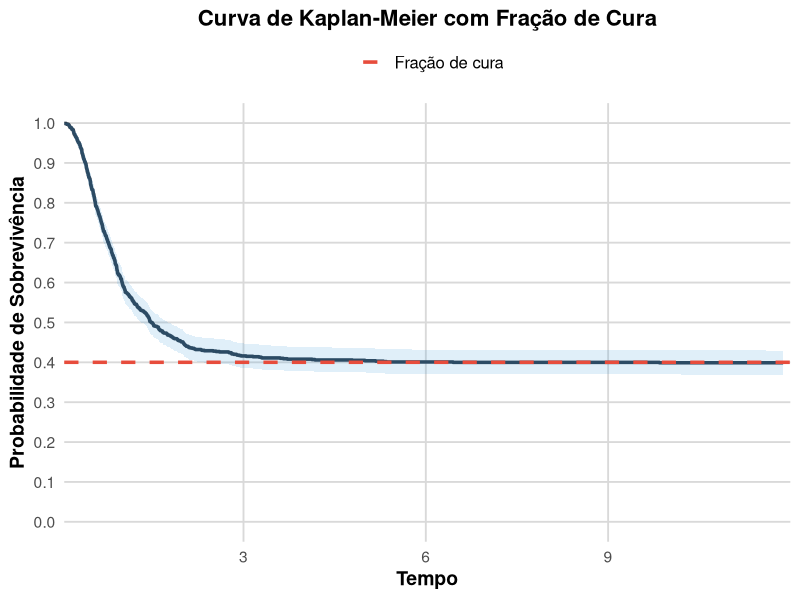

This figure's R source:
library(purrr)
library(rlang)
library(tibble)
library(survival)
library(ggplot2)
library(glue)

plot_kaplan <- function(dados, surv, ...) {
  cura_real <- surv(.Machine$double.xmax, ...)
  dados_surv <- Surv(time = dados$t, event = dados$delta)
  km_fit <- survfit(dados_surv ~ 1)

  km_data <- data.frame(
    time = km_fit$time,
    surv = km_fit$surv,
    upper = km_fit$upper,
    lower = km_fit$lower
  )

  ggplot(km_data, aes(x = time, y = surv)) +
    geom_step(linewidth = 1.2, color = "#2C3E50") +  # Azul escuro elegante
    geom_ribbon(aes(ymin = lower, ymax = upper), fill = "#3498DB", alpha = 0.15) +  # Azul leve para IC
    geom_hline(aes(yintercept = cura_real, color = "Fração de cura"), 
               linetype = "dashed", linewidth = 1.2) +
    scale_color_manual(values = c("Fração de cura" = "#E74C3C")) +  # Vermelho suave
    guides(color = guide_legend(title = "")) +
    labs(
      x = "Tempo",
      y = "Probabilidade de Sobrevivência",
      title = "Curva de Kaplan-Meier com Fração de Cura"
    ) +
    scale_y_continuous(limits = c(0, 1), n.breaks = 10) +
    scale_x_continuous(expand = expansion(mult = c(0, 0.01))) +
    theme_minimal(base_size = 14) +
    theme(
      plot.title = element_text(face = "bold", size = 16, hjust = 0.5),
      axis.title = element_text(face = "bold"),
      legend.position = "top",
      legend.text = element_text(size = 12),
      panel.grid.major = element_line(color = "gray85"),
      panel.grid.minor = element_blank()
    )
}

# Modelo Waring com ativação aleatória
surv_wfm_random <- function(G) {
  function(t, rho, a, ...) {
    cure <- rho / (a + rho)
    cure + (1 - cure) * (1 - G(t, ...))
  }
}
desity_wfm_random <- function(g) {
  function(t, rho, a, ...) {
    cure <- rho / (a + rho)
    (1 - cure) * g(t, ...)
  }
}

surv_wfm_random_weibull <- surv_wfm_random(G = pweibull)
pdf_wfm_random_weibull <- desity_wfm_random(g = dweibull)

# Gerador de dados com fração de cura e censura controlada
random_cure <- function(
  n = 1L,
  quantile_function = NULL,
  surv,
  censoring_cdf = NULL,
  args_censoring_cdf = NULL,
  args_model,
  prop_cens = NULL
) {
  find_cure_limit <- function(surv, args_model, tol = 1e-6, tol_time = 1e-6, t_init = 10, t_max = 1e5) {
    s <- function(t) do.call(surv, c(list(t), args_model))
    pi_hat <- s(t_max)
    t_lower <- t_init
    t_upper <- t_lower
    repeat {
      diff <- abs(s(t_upper) - pi_hat)
      if (diff < tol || t_upper >= t_max) break
      t_lower <- t_upper
      t_upper <- min(t_upper * 2, t_max)
    }
    if (t_upper >= t_max && abs(s(t_upper) - pi_hat) > tol) return(NA_real_)
    while ((t_upper - t_lower) > tol_time) {
      t_mid <- 0.5 * (t_lower + t_upper)
      s_mid <- s(t_mid)
      if (abs(s_mid - pi_hat) < tol) {
        t_upper <- t_mid
      } else {
        t_lower <- t_mid
      }
    }
    return(t_upper)
  }

  upper <- find_cure_limit(surv = surv, args_model)

  find_root <- function(u, func) {
    uniroot(
      \(t) func(t) - u,
      lower = 0,
      upper = upper,
      tol = .Machine$double.eps^5
    )$root
  }

  surv <- purrr::partial(.f = surv, !!!args_model)
  cure_fraction <- surv(.Machine$double.xmax)

  if(prop_cens < cure_fraction){
    warning(glue::glue("O valor de prop_cens deve ser maior que a fração de cura de {cure_fraction}"))
  }

  find_root <- Vectorize(FUN = find_root, vectorize.args = c("u"))

  if (is.function(quantile_function)) {
    quantile_function <- purrr::partial(.f = quantile_function, !!!args_model)
  } else if (is.function(surv)) {
    quantile_function <- purrr::partial(.f = find_root, func = surv)
  } else {
    stop("Invalid input: You must provide either a valid quantile function or a cumulative distribution function.")
  }

  c <- rbinom(n = n, size = 1L, prob = 1 - cure_fraction)

  u <- cure_fraction + (1 - cure_fraction) * runif(n = n)
  t <- quantile_function(u)

  idx_susc <- which(c == 1)
  idx_cure <- which(c == 0)
  n_susc <- length(idx_susc)
  n_cure <- length(idx_cure)

  t_susc <- t[idx_susc]
  t_max <- max(t_susc)

  t_observed <- numeric(n)
  delta <- integer(n)

  # ✅ Curados censurados no tempo máximo
  t_observed[idx_cure] <- t_max
  delta[idx_cure] <- 0L

  t_observed[idx_susc] <- t_susc
  delta[idx_susc] <- 1L

  if (!is.null(prop_cens)) {
    n_cens_total <- floor(n * prop_cens)
    n_cens_susc <- max(0, n_cens_total - n_cure)

    if (n_cens_susc > n_susc) {
      warning("Proporção de censura excede o possível dado o número de curados. Ajustando.")
      n_cens_susc <- n_susc
    }

    if (n_cens_susc > 0) {
      idx_cens_susc <- sample(idx_susc, size = n_cens_susc)
      t_observed[idx_cens_susc] <- runif(n_cens_susc, min = 0, max = t[idx_cens_susc])
      delta[idx_cens_susc] <- 0L
    }
  }

  print(cure_fraction)
  return(tibble::tibble(t = t_observed, delta = delta))
}

# Função de sobrevivência exemplo: Dagum
surv_dagum <- function(t, theta, beta, alpha) {
  1 - theta * beta / (beta + theta * t^(-alpha))
}

# Parâmetros
theta <- 0.6
beta <- 1.2
alpha <- 2.5

set.seed(0)
# Geração dos dados
dados <- random_cure(
  n = 1000L,
  surv = surv_dagum,
  args_model = c(theta = theta, beta = beta, alpha = alpha),
  prop_cens = 0.4 # Proporção de censura
)

# Proporção de censura observada
dplyr::count(dados, delta) |> dplyr::mutate(prop = n / sum(n))

# Plotando Kaplan-Meier com curva de cura real
plot_kaplan(
  dados,
  surv = surv_dagum,
  theta = theta,
  alpha = alpha,
  beta = beta
)
